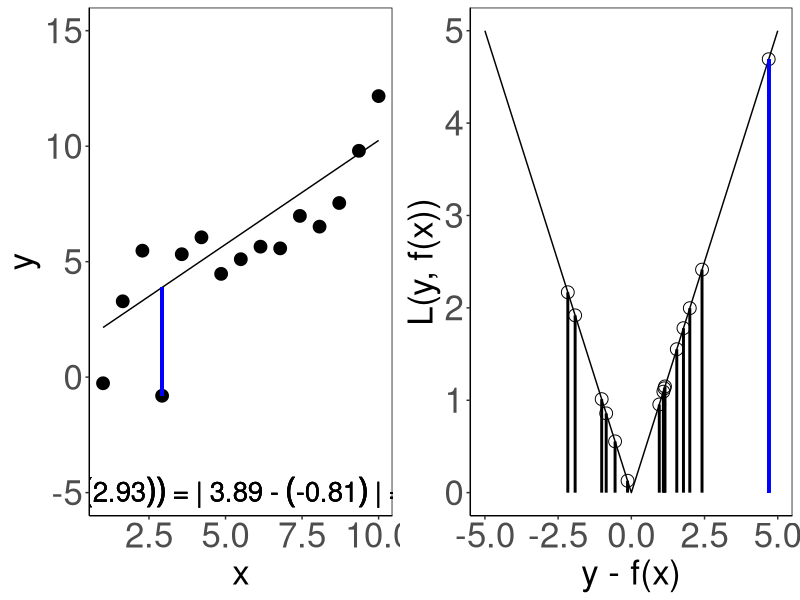
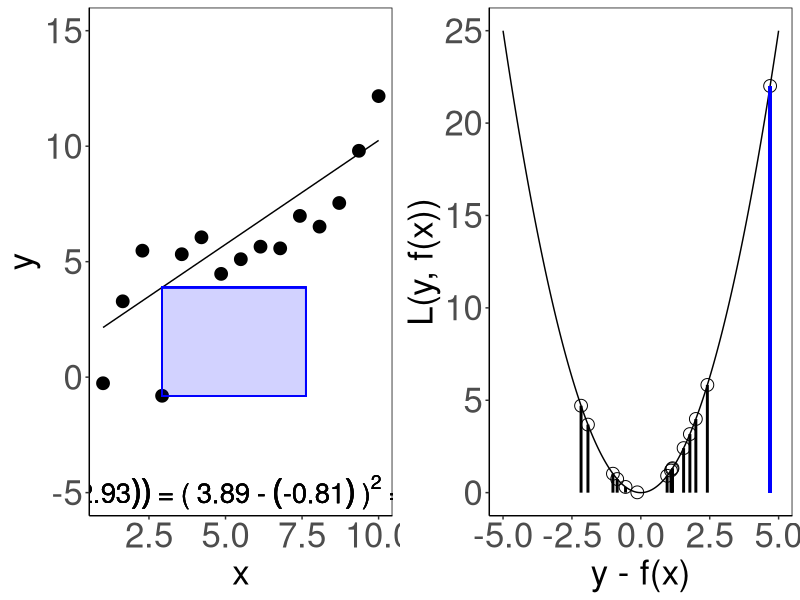

The R script that drew these images, in order:
##################################################################
####################Loss in a function ###########################
##################################################################
# Aim: show loss of a single observation

#------------------------------------------------------------------
# Libraries 
#------------------------------------------------------------------

library(ggplot2)
library(gridExtra)
library(grid)

#------------------------------------------------------------------
# Function: Plot model + show one loss
#------------------------------------------------------------------

#plot points + model 
plot_data <- function(data){
  ggplot(data = data, mapping = aes(x = x, y=y)) +
    geom_point(size= 4) +
    geom_line (aes(x =x, y= model_1))+
    theme_classic() +
    ylim(c(-5,15)) +
    theme(axis.text=element_text(size=25),
          axis.title=element_text(size=25),
          panel.border = element_rect(colour = "black", fill=NA, size=0.5))
}

# plot + loss 
plot_loss <- function (data, example, type = c("abs", "sqrd")){
  loss_example_sqrd  <- (model_1[example]-y[example])^2
  loss_example_abs <- abs(model_1[example]-y[example])
  if(type=="abs"){
    
    plot <- plot_data(data) + 
      geom_segment(aes(x = x[example], 
                       y = model_1[example], 
                       xend = x[example], 
                       yend = y[example]),
                   colour = "blue", 
                   size = 1) +
      annotate("text", x = 5.5, y = -5, label = bquote(bolditalic(L)(y,f(bold(.(round(x[example],2)))))~"="~"|"~.(round(model_1[example],2))~"-"~(.(round(y[example],2)))~"|"~"="~.(round(loss_example_abs,2))), size = 7)
  }
  if(type=="sqrd"){
    
    plot <- plot_data(data) + 
      geom_rect(aes(xmin=x[example], 
                   xmax=x[example]+loss_example_abs, 
                   ymin=model_1[example], 
                   ymax=y[example]), 
               fill="blue", 
               alpha=0.01, 
               inherit.aes = FALSE,
               color = "blue") +
      annotate("text", x = 5.5, y = -5, label = bquote(bolditalic(L)(y,f(bold(.(round(x[example],2)))))~"="~"("~.(round(model_1[example],2))~"-"~(.(round(y[example],2)))~")"^2~"="~.(round(loss_example_sqrd,2))), size = 7)
  } 
  
  plot
  
}

#------------------------------------------------------------------
# Function: Loss function plot
#------------------------------------------------------------------

#different loss functions

loss_type <- function(x, type = c("abs", "sqrd")){
  if(type=="abs") return_loss <- abs(x)
  if(type=="sqrd")return_loss <- (x)^2
  return_loss
}


plot_loss_function <- function (data, example, type = c("abs", "sqrd")){
  
  #create data for loss function
  x_seq <- seq(-5,5,0.01)
  loss_function <- loss_type(x_seq, type)
  data_loss_function <- data.frame(x = x_seq, y = loss_function)
  
  #show loss data of example
  loss <- loss_type(data$model_1-data$y, type)
  residuals <- model_1 - y
  data_examples <- data.frame(residuals = residuals, loss = loss)
  
  #create plot
  
  loss_function_plot <- ggplot(data = data_loss_function, mapping = aes(x = x, y = y))+
    geom_line() +
    geom_point(mapping = aes(x=residuals, y=loss), data = data_examples, shape =1, size = 4, color = "black")+
    xlim(-5,5) +
    theme_classic()+
    geom_segment(mapping = aes(x = residuals, 
                               y = loss, 
                               xend = residuals, 
                               yend = rep(0, length(residuals))),
                 colour = "black", 
                 data = data_examples, 
                 size= 1)  +
    geom_segment(mapping = aes(x = residuals[example], 
                               y = loss[example], 
                               xend = residuals[example], 
                               yend = 0),
                 colour = "blue", 
                 data = data_examples, 
                 size = 1)  +
    xlab ( "y - f(x)")+
    ylab ("L(y, f(x))") +
    theme(axis.text=element_text(size=25),
          axis.title=element_text(size=25),
          panel.border = element_rect(colour = "black", fill=NA, size=0.5)) 
  
  
  loss_function_plot
  
}

#------------------------------------------------------------------
# Function: Plot both plot
#------------------------------------------------------------------

plot_two <- function (data, example, type = c("abs", "sqrd")){
  loss_plot <-plot_loss (data, example, type = type)
  loss_plot
  
  loss_function_plot <- plot_loss_function (data, example, type = type)
  loss_function_plot
  
  gridExtra::grid.arrange(loss_plot, loss_function_plot , ncol = 2)
}
#------------------------------------------------------------------
# Create data 
#------------------------------------------------------------------

#######
# Create sample data
set.seed(1234)

#number of data points
n <- 15

# errors
sd <- 2
eps <- rnorm(n = n , mean = 0, sd = sd)

# x values
x <- seq (1,10,length.out = n)

#linear model 
b0 <- 1.25
b1 <- 0.9
y <- b0 + b1*x + eps


#####
#model 1 & 1.5
model_1 <- 1.25 + 0.9*x


#####################################
# input for the functions: 
#####################################
data <- data.frame(x = x, y = y, model_1 = model_1) 

#at which observation do we have a closer look (here: number 4)
example <- 4


#------------------------------------------------------------------
# Plot both plot + save them 
#------------------------------------------------------------------
# plot absolute loss
abs_plot <- plot_two (data, example, type = "abs")
ggsave(filename = "figure/ml-basic_riskmin-1-loss_abs.png", plot = abs_plot , width = 14, height = 5, units = "in")


# plot absolute loss
sqrd_plot <- plot_two (data, example, "sqrd")
ggsave(filename = "figure/ml-basic_riskmin-1-loss_sqrd.png", plot = sqrd_plot , width = 14, height = 5, units = "in")


